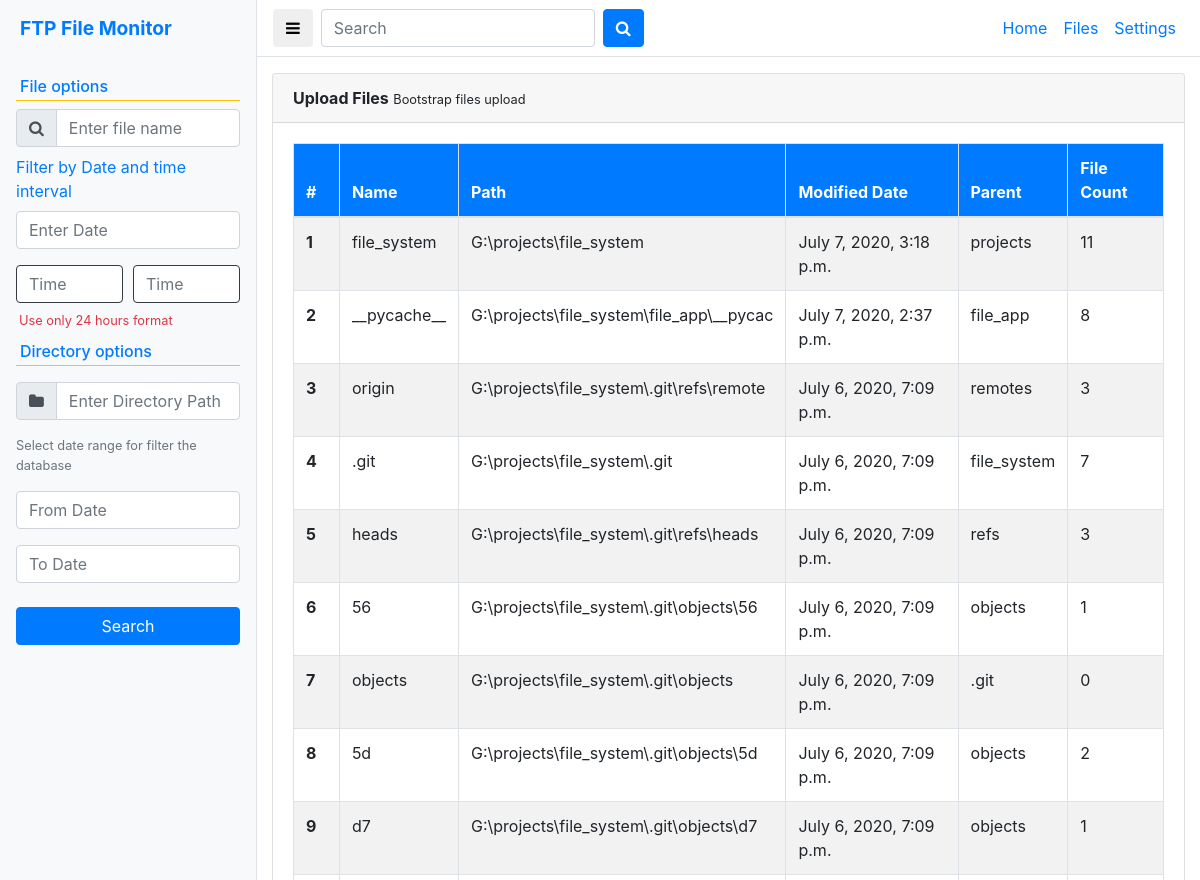
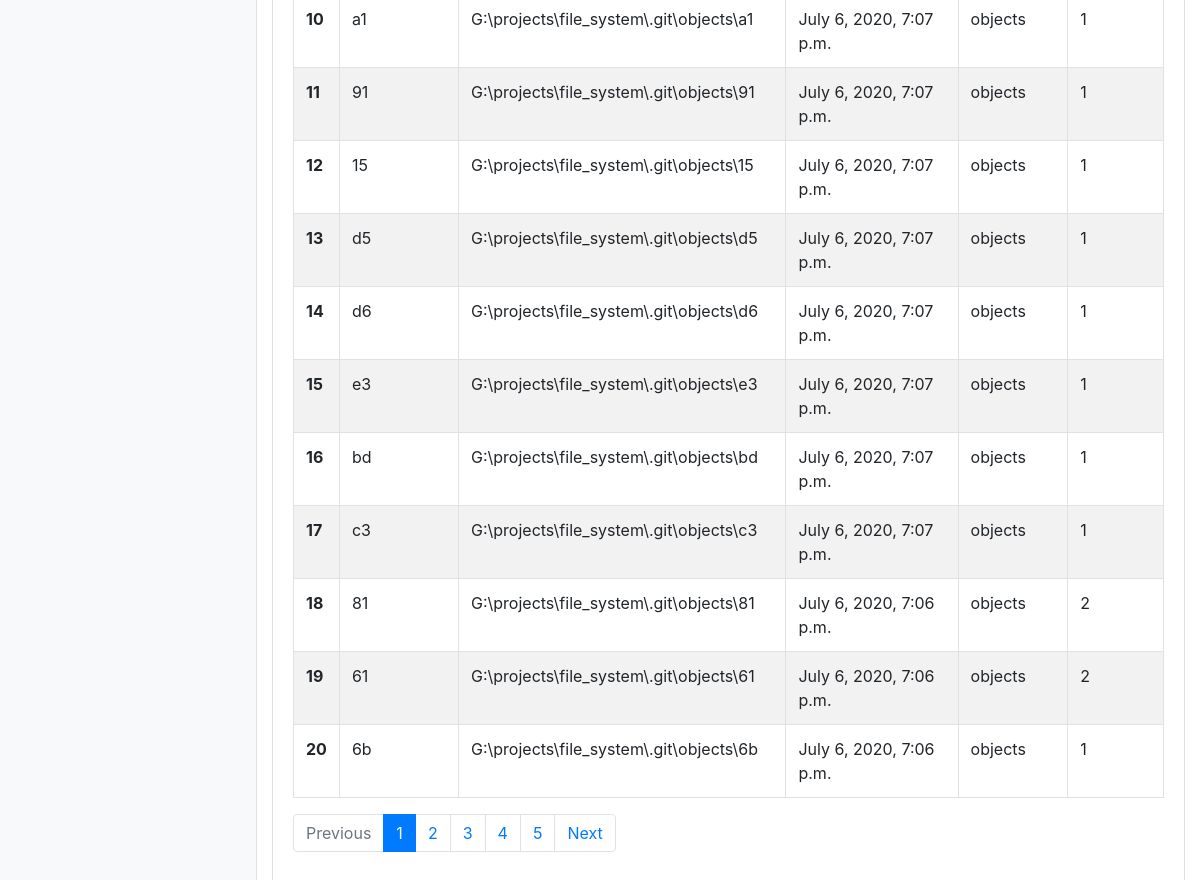
The page / on the database its author committed (2 pictures, top to bottom).
### file_app/models.py (models this page shows)
class Folder(models.Model):
	name 				= models.CharField(max_length=200)
	path 				= models.CharField(max_length=999, unique=True)
	date_modified		= models.DateTimeField(auto_now=False, auto_now_add=False)
	size				= models.CharField(max_length=50)
	updated_at			= models.DateTimeField(auto_now_add=True)
	parent				= models.ForeignKey(
							'self',
							blank=True,
							null=True ,
							on_delete=models.CASCADE,
							related_name='children')
	def __str__(self):
		return self.name
	class Meta:
		unique_together = [['path', 'parent']]

### file_app/views.py (the view)
# urls.py: path('', home, name="home"),
def home(request):
	folders = Folder.objects.all().order_by('-date_modified')
	page = request.GET.get('page', 1)
	paginator = Paginator(folders, 20)
	try:
		folders = paginator.page(page)
	except PageNotAnInteger:
		folders = paginator.page(1)
	except EmptyPage:
		folders = paginator.page(paginator.num_pages)
	return render(request, 'index.html', {'folders':folders})

### file_app/views.py (called while the page is built)
@register.filter
def count_file(folder):
	file = File.objects.filter(path=folder)
	return len(file)

### templates/index.html
{% extends "base.html" %}
{% block content %}
<div class="card mt-3 mb-3">
  <div class="card-header"><strong>Upload Files</strong> <small>Bootstrap files upload</small></div>
  <div class="card-body">
    <table class="table table-striped table-hover table-bordered">
      <thead>
        <tr class="bg-primary text-white">
          <th scope="col">#</th>
          <th scope="col">Name</th>
          <th scope="col">Path</th>
          <th scope="col">Modified Date</th>
          <th scope="col">Parent</th>
          <th scope="col">File Count</th>
        </tr>
      </thead>
      <tbody>
        {% for folder in folders%}
        <tr>
          <th scope="row">{{forloop.counter0|add:folders.start_index}}</th>
          <td>{{folder.name|slice:":30"}}</td>
          <td>{{folder.path|slice:":40"}}</td>
          <td>{{folder.date_modified}}</td>
          <td>{{folder.parent}}</td>
          <td>{{folder.id|count_file}}</td>
        </tr>
        {% endfor %}
      </tbody>
    </table>
{% if folders.has_other_pages %}
<nav aria-label="...">
  <ul class="pagination">
    {% if folders.has_previous %}
    <li class="page-item"><a class="page-link" href="?page={{ folders.previous_page_number }}">Previous</a></li>
    {% else %}
    <li class="page-item disabled">
      <a class="page-link" href="#" tabindex="-1" aria-disabled="true">Previous</a>
    </li>
    {% endif %}
    {% for i in folders.paginator.page_range %}
      {% if folders.number == i %}
    <li class="page-item active" aria-current="page">
      <a class="page-link" href="#">{{ i }}<span class="sr-only">(current)</span></a>
    </li>
    {% elif i > folders.number|add:'-5' and i < folders.number|add:'5' %}
    <li class="page-item"><a class="page-link" href="?page={{ i }}">{{ i }}</a></li>
    {% endif %}
    {% endfor %}
    {% if folders.has_next %}
    <li class="page-item">
      <a class="page-link" href="?page={{ folders.next_page_number }}">Next</a>
    </li>
    {% else %}
    <li class="page-item disabled">
      <a class="page-link" href="#" tabindex="-1" aria-disabled="true">Next</a>
    </li>
    {% endif %}
  </ul>
</nav>
{% endif %}
  </div>
</div>
{% endblock content %}

### rows shown on the page
Folder: name "file_system", path "G:\\projects\\file_system", date_modified "July 7, 2020, 3:18 p.m.", parent "projects", id|count_file "11"
Folder: name "__pycache__", path "G:\\projects\\file_system\\file_app\\__pycac", date_modified "July 7, 2020, 2:37 p.m.", parent "file_app", id|count_file "8"
Folder: name "origin", path "G:\\projects\\file_system\\.git\\refs\\remote", date_modified "July 6, 2020, 7:09 p.m.", parent "remotes", id|count_file "3"
Folder: name ".git", path "G:\\projects\\file_system\\.git", date_modified "July 6, 2020, 7:09 p.m.", parent "file_system", id|count_file "7"
Folder: name "heads", path "G:\\projects\\file_system\\.git\\refs\\heads", date_modified "July 6, 2020, 7:09 p.m.", parent "refs", id|count_file "3"
Folder: name "56", path "G:\\projects\\file_system\\.git\\objects\\56", date_modified "July 6, 2020, 7:09 p.m.", parent "objects", id|count_file "1"
Folder: name "objects", path "G:\\projects\\file_system\\.git\\objects", date_modified "July 6, 2020, 7:09 p.m.", parent ".git", id|count_file "0"
Folder: name "5d", path "G:\\projects\\file_system\\.git\\objects\\5d", date_modified "July 6, 2020, 7:09 p.m.", parent "objects", id|count_file "2"
Folder: name "d7", path "G:\\projects\\file_system\\.git\\objects\\d7", date_modified "July 6, 2020, 7:09 p.m.", parent "objects", id|count_file "1"
Folder: name "a1", path "G:\\projects\\file_system\\.git\\objects\\a1", date_modified "July 6, 2020, 7:07 p.m.", parent "objects", id|count_file "1"
Folder: name "91", path "G:\\projects\\file_system\\.git\\objects\\91", date_modified "July 6, 2020, 7:07 p.m.", parent "objects", id|count_file "1"
Folder: name "15", path "G:\\projects\\file_system\\.git\\objects\\15", date_modified "July 6, 2020, 7:07 p.m.", parent "objects", id|count_file "1"
Folder: name "d5", path "G:\\projects\\file_system\\.git\\objects\\d5", date_modified "July 6, 2020, 7:07 p.m.", parent "objects", id|count_file "1"
Folder: name "d6", path "G:\\projects\\file_system\\.git\\objects\\d6", date_modified "July 6, 2020, 7:07 p.m.", parent "objects", id|count_file "1"
Folder: name "e3", path "G:\\projects\\file_system\\.git\\objects\\e3", date_modified "July 6, 2020, 7:07 p.m.", parent "objects", id|count_file "1"
Folder: name "bd", path "G:\\projects\\file_system\\.git\\objects\\bd", date_modified "July 6, 2020, 7:07 p.m.", parent "objects", id|count_file "1"
Folder: name "c3", path "G:\\projects\\file_system\\.git\\objects\\c3", date_modified "July 6, 2020, 7:07 p.m.", parent "objects", id|count_file "1"
Folder: name "81", path "G:\\projects\\file_system\\.git\\objects\\81", date_modified "July 6, 2020, 7:06 p.m.", parent "objects", id|count_file "2"
Folder: name "61", path "G:\\projects\\file_system\\.git\\objects\\61", date_modified "July 6, 2020, 7:06 p.m.", parent "objects", id|count_file "2"
Folder: name "6b", path "G:\\projects\\file_system\\.git\\objects\\6b", date_modified "July 6, 2020, 7:06 p.m.", parent "objects", id|count_file "1"

### other values the page prints
{{ i }} "1"
{{ i }} "2" "3" "4" "5"
